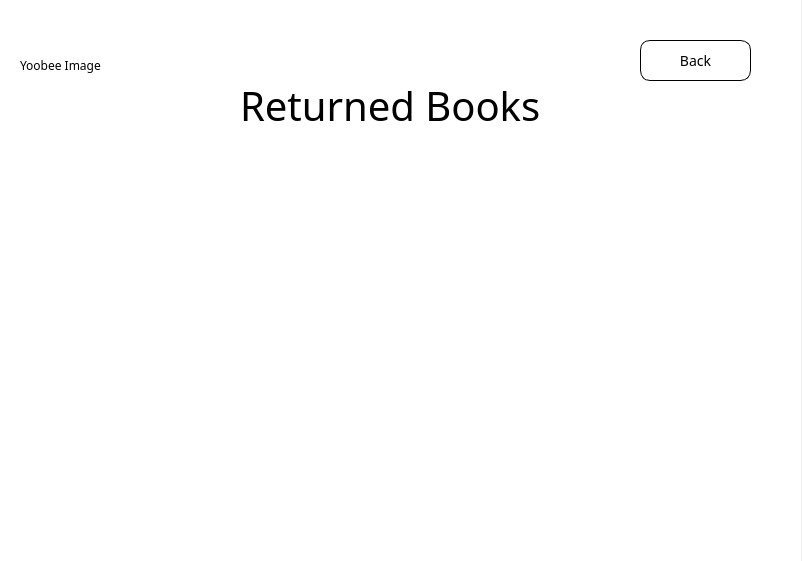
<?xml version="1.0" encoding="UTF-8"?>
<ui version="4.0">
 <class>adminreturned</class>
 <widget class="QDialog" name="adminreturned">
  <property name="geometry">
   <rect>
    <x>0</x>
    <y>0</y>
    <width>802</width>
    <height>561</height>
   </rect>
  </property>
  <property name="windowTitle">
   <string>Dialog</string>
  </property>
  <widget class="QFrame" name="gridFrame_2">
   <property name="geometry">
    <rect>
     <x>0</x>
     <y>0</y>
     <width>801</width>
     <height>561</height>
    </rect>
   </property>
   <property name="styleSheet">
    <string notr="true">*{
background: rgb(255, 255, 255);
fontsize: 15px;
font-family: Century Gothic, sans-serif;
}

QFrame{
border: solid 10px rgba(0, 0, 0);
}

QLineEdit{
color: #8d98a1;
background-color: #d3d3d3;
font-size: 18px;
border-style: outset;
border-radius: 10px;
}
QPushButton{
background: #ced1d8;
border-style: outset;
border-radius: 5px;
}
QPushButton:pressed{
background-color: rgb(224, 0, 0);
border-style: inset;
}
</string>
   </property>
   <widget class="QLabel" name="label">
    <property name="geometry">
     <rect>
      <x>240</x>
      <y>70</y>
      <width>301</width>
      <height>71</height>
     </rect>
    </property>
    <property name="styleSheet">
     <string notr="true">

font: 40px;

</string>
    </property>
    <property name="text">
     <string>Returned Books</string>
    </property>
   </widget>
   <widget class="QPushButton" name="back">
    <property name="geometry">
     <rect>
      <x>640</x>
      <y>40</y>
      <width>111</width>
      <height>41</height>
     </rect>
    </property>
    <property name="styleSheet">
     <string notr="true">background-color: rgb(255, 255, 255);

border-width: 1px;

border-color: black;

border-radius: 10px;

border-style: outset;

font: 14px;

padding:2px;</string>
    </property>
    <property name="text">
     <string>Back</string>
    </property>
   </widget>
   <widget class="QLabel" name="img">
    <property name="geometry">
     <rect>
      <x>20</x>
      <y>10</y>
      <width>181</width>
      <height>111</height>
     </rect>
    </property>
    <property name="text">
     <string>Yoobee Image</string>
    </property>
   </widget>
   <widget class="QTableWidget" name="adminReturned">
    <property name="geometry">
     <rect>
      <x>100</x>
      <y>160</y>
      <width>581</width>
      <height>351</height>
     </rect>
    </property>
   </widget>
  </widget>
 </widget>
 <resources/>
 <connections/>
</ui>
